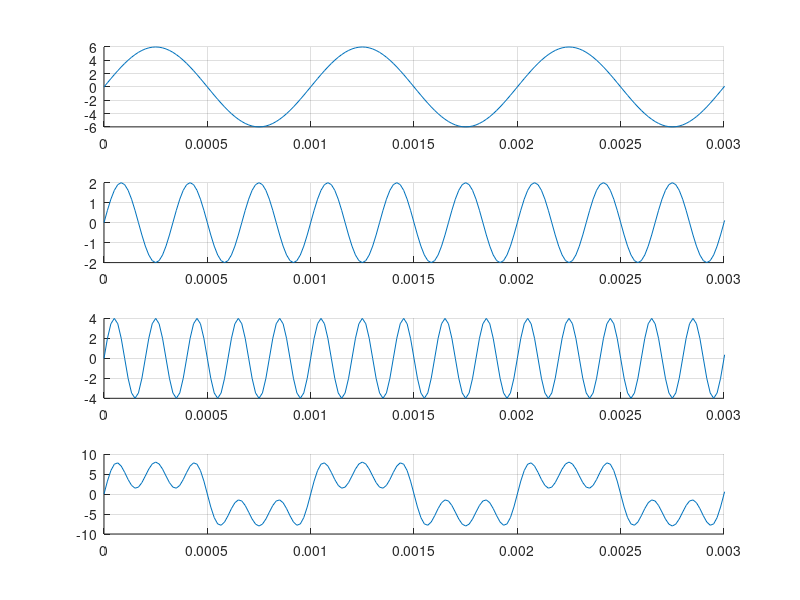
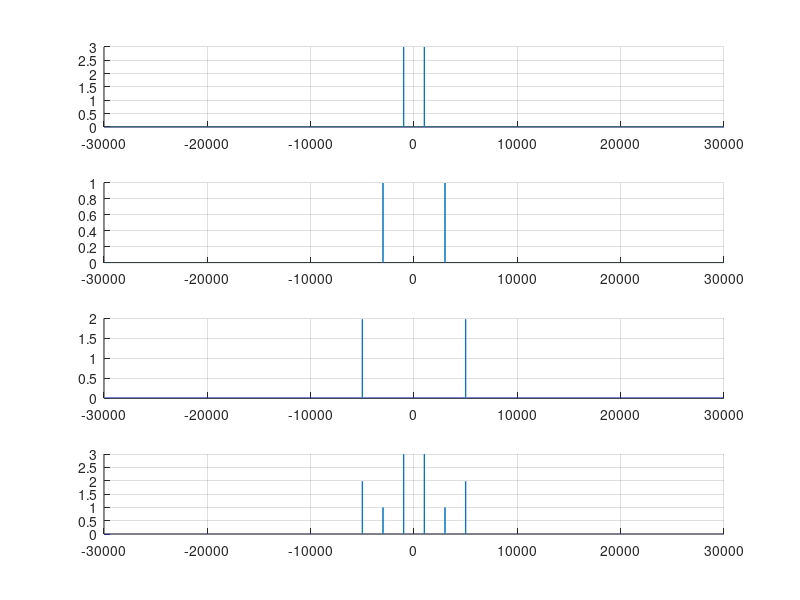

Here is the MATLAB script that generated these plots, in order:
pkg load signal;

clear all; close all; clc;f= 1000;
T= 1/f;

fs = 60 * f;
ts = 1/fs;
phi = 0;

t = 0 : ts : 1;

s1_t = 6*sin(2*pi*f*t);
s2_t = 2*sin(2*pi*3*f*t);
s3_t = 4*sin(2*pi*5*f*t);

s_t = s1_t + s2_t + s3_t;

figure;
subplot(4,1,1); hold on; grid on;
plot(t, s1_t);
xlim([0 3*T]);

subplot(4,1,2); hold on; grid on;
plot(t, s2_t);
xlim([0 3*T]);

subplot(4,1,3); hold on; grid on;
plot(t, s3_t);
xlim([0 3*T]);

subplot(4,1,4); hold on; grid on;
plot(t, s_t);
xlim([0 3*T]);


% dominio da frequencia
passo_f = length(t)/(fs+1);
f_axis = -fs/2 : passo_f : fs/2;

X_fs1 = fft(s1_t)/length(s1_t);
X_fs1 = fftshift(X_fs1);

X_fs2 = fft(s2_t)/length(s2_t);
X_fs2 = fftshift(X_fs2);

X_fs3 = fft(s3_t)/length(s3_t);
X_fs3 = fftshift(X_fs3);

X_fst = fft(s_t)/length(s_t);
X_fst = fftshift(X_fst);

% falta colocar label
figure;
subplot(4,1,1); hold on; grid on;
plot(f_axis, abs(X_fs1));

subplot(4,1,2); hold on; grid on;
plot(f_axis, abs(X_fs2));

subplot(4,1,3); hold on; grid on;
plot(f_axis, abs(X_fs3));

subplot(4,1,4); hold on; grid on;
plot(f_axis, abs(X_fst));


% filtros
filtro_pb = [zeros(1,148000) ones(1,4001) zeros(1,148000)];
filtro_pa = []
%filtro_pf = 